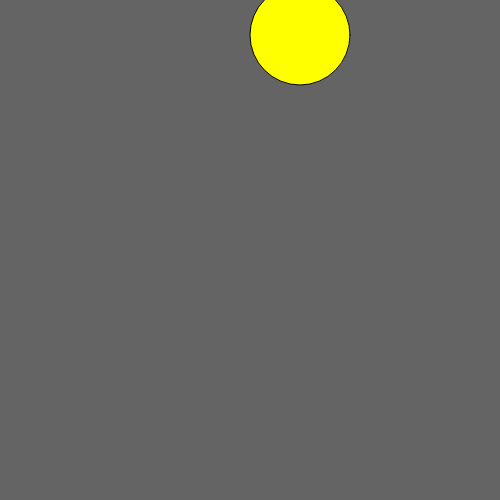
Frame 1 (no input)
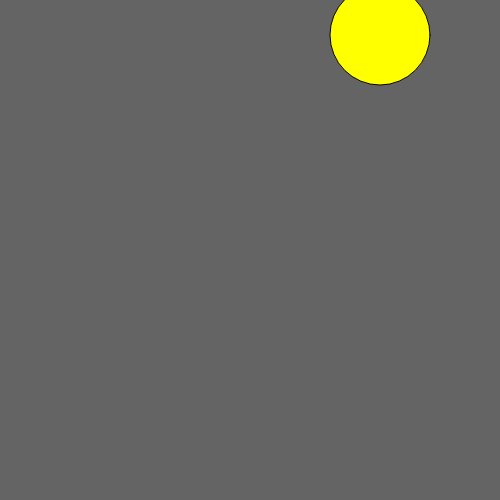
Frame 60 (no input)
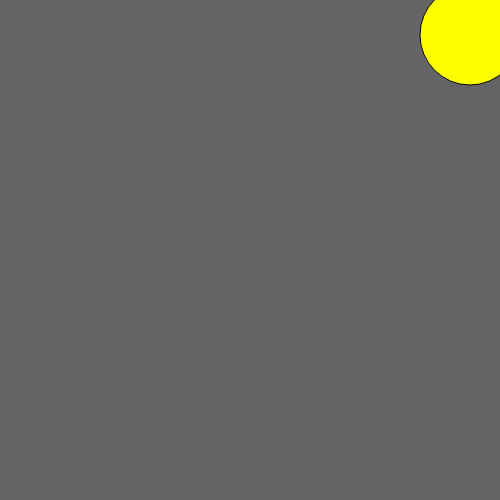
Frame 120 (the mouse pressed at the canvas centre since frame 60)

The p5.js sketch that drew these frames (run headless with seeded random() and noise() and a simulated clock; from frame 60 on, the mouse is pressed at the canvas centre):

// p5.js sketch
// ── sketch.js
let x = 0;

function setup() {
  createCanvas(500, 500);
}

function draw() {
background(100) ;


push() ;
translate(x,0) ;
fill('yellow');
ellipse(300, 35, 100, 100); ;
pop() ;

x = x + 10 ;
if(x > width){
  x = 0 ;
}

}
